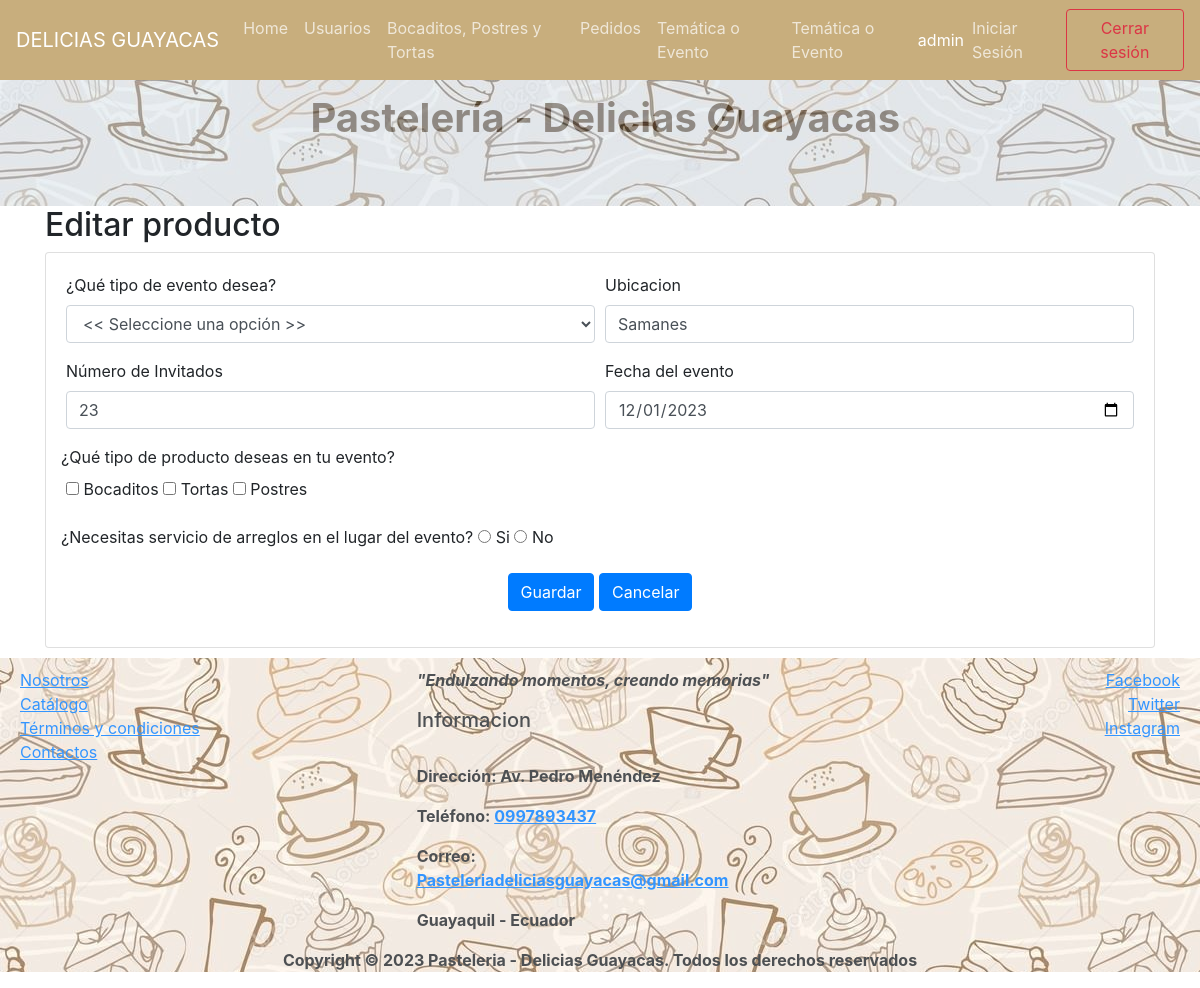
Screenshot of /index.php?c=eventos&f=view_edit&id=1 (signed in) with the database file from the repository.
### tables this page shows
CREATE TABLE `eventos` (
  `ev_id` int(11) NOT NULL,
  `ev_tipo` varchar(30) NOT NULL,
  `ev_ubicacion` varchar(100) NOT NULL,
  `ev_cantidad` varchar(100) NOT NULL,
  `ev_fecha` varchar(50) NOT NULL,
  `ev_productos` varchar(50) NOT NULL,
  `ev_servicioAdicional` varchar(50) NOT NULL
);

### controller/EventosController.php (called while the page is built, shortened)
<?php
require_once 'model/dao/EventoDAO.php';
class EventosController {
    private $evento;
    public function __construct() {
        $this->evento = new EventoDAO();
    }
   public function view_edit(){
     $id= $_REQUEST['id'];
    $even = $this->evento->selectOne($id);
    $titulo="Editar producto";
    require_once VEVENTOS.'edit.php';
  }
}

### controller/FrontController.php (called while the page is built, shortened)
<?php
class FrontController {
    public function ruteo()
    {
        $funcion = (!empty($_REQUEST['f'])) ? htmlentities($_REQUEST['f']) : FUNCION_PRINCIPAL;
        $cont = new  $controlador();
        $cont->$funcion();
    }
}
?>

### index.php (called while the page is built)
<?php
require_once 'controller/FrontController.php';
$front = new FrontController();
$front->ruteo();

### config/Conexion.php (called while the page is built)
<?php
class Conexion {
    public static function getConexion() {
         $dsn = 'mysql:host=localhost;port=3310;dbname=' . DBNAME;
        $conexion = null;
        try {
            $conexion = new PDO($dsn, DBUSER, DBPASSWORD);
             $conexion->setAttribute(PDO::ATTR_ERRMODE, PDO::ERRMODE_EXCEPTION);
        } catch (Exception $e) {
            echo $e;
            die("error " . $e->getMessage());
        }
        return $conexion;
    }
}

### model/dao/EventoDAO.php (called while the page is built, shortened)
<?php
require_once 'config/Conexion.php';
class EventoDAO {
    private $con;
    public function __construct() {
        $this->con = Conexion::getConexion();
    }
  public function selectOne($id) {
        $sql = "select * from eventos where ".
        "ev_id=:id";
        $stmt = $this->con->prepare($sql);
        $data = ['id' => $id];
        $stmt->execute($data);
        $evento = $stmt->fetch(PDO::FETCH_ASSOC);
        return $evento;
    }
}

### view/eventos/eventos.edit.php (the view, shortened to what this page needs)
<div class="container">
<h2> <?php echo $titulo?></h2>
    <div class="card card-body">
        <form action="index.php?c=eventos&f=edit" method="POST" name="formProdNuevo" id="formProdNuevo">
            <div class="form-row">
               <div class="form-group col-sm-6">
               <label for="tipo">¿Qué tipo de evento desea?</label>
                    <select name="tipo" id="ev_tipo" class="form-control">
                        <option value="0"><< Seleccione una opción >></option>
                    </select>
                </div>
                <div class="form-group col-sm-6">
                    <label for="ubicacion">Ubicacion</label>
                    <input type="text" name="ubicacion" id="ev_ubicacion" value="<?php echo $even['ev_ubicacion']; ?>" class="form-control" placeholder="Ubicacion del evento" required>
                </div>
                <div class="form-group col-sm-6">
                    <label for="cantidad">Número de Invitados</label>
                    <input type="number" name="cantidad" id="ev_cantidad" value="<?php echo $even['ev_cantidad']; ?>" class="form-control" placeholder="Min:1" required>
                </div>
                <div class="form-group col-sm-6">
                    <label for="fecha">Fecha del evento</label>
                    <input type="date" id="ev_fecha" name="fecha" value="<?php echo $even['ev_fecha']; ?>" class="form-control">
                </div>
                <label>¿Qué tipo de producto deseas en tu evento?</label>
                <div class="form-group col-sm-12">
                    <input type="checkbox" id="ev_productos" name="productos" value="Bocaditos"<?php if ($even['ev_productos'] === 'Bocaditos')?>>
                    <label for="Bocaditos">Bocaditos</label>
                    <input type="checkbox" id="ev_productos" name="productos" value="Tortas"<?php if ($even['ev_productos'] === 'Tortas')?>>
                    <label for="Tortas">Tortas</label>
                    <input type="checkbox" id="ev_productos" name="productos" value="Postres"<?php if ($even['ev_productos'] === 'Postres')?>>
                    <label for="Postres">Postres</label>
                </div>
                <label>¿Necesitas servicio de arreglos en el lugar del evento?</label>
                <div class="form-group col-sm-6">
                    <label for="ev_servicioAdicional">
                    <input type="radio" id="ev_servicioAdicional" name="ev_servicioAdicional" value="Si"<?php if ($even['ev_servicioAdicional'] === 'Si')?>>
                        Si
                    </label>
                    <label for="ev_servicioAdicional">
                    <input type="radio" id="ev_servicioAdicional" name="ev_servicioAdicional" value="No"<?php if ($even['ev_servicioAdicional'] === 'No')?>>
                        No
                    </label>
                </div>
                <div class="form-group mx-auto">
                    <button type="submit" class="btn btn-primary"
                     onclick="if (!confirm('Esta seguro de modificar el evento?')) return false;" >Guardar</button>
                    <a href="index.php?c=eventos&f=index" class="btn btn-primary">Cancelar</a>
                </div>
            </div>
        </form>
    </div>
</div>

### rows the page displays
eventos: ubicacion "Samanes", cantidad "23", fecha "12/01/2023"

### other values shown
$_SESSION['name'] "admin"
$titulo "Editar producto"
